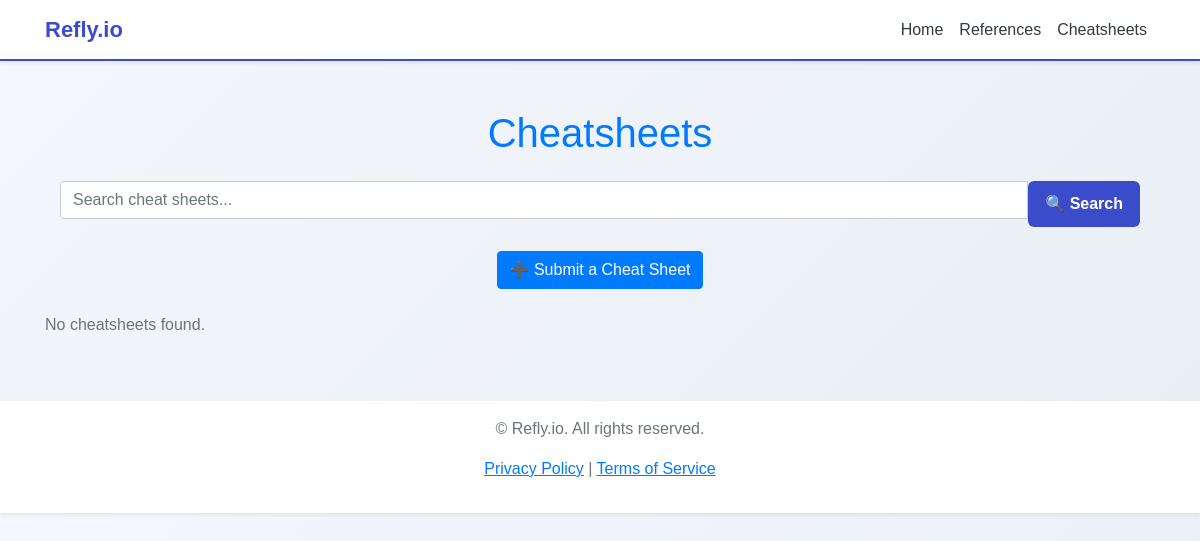
The app's page /cheatsheets/lists/, older data.
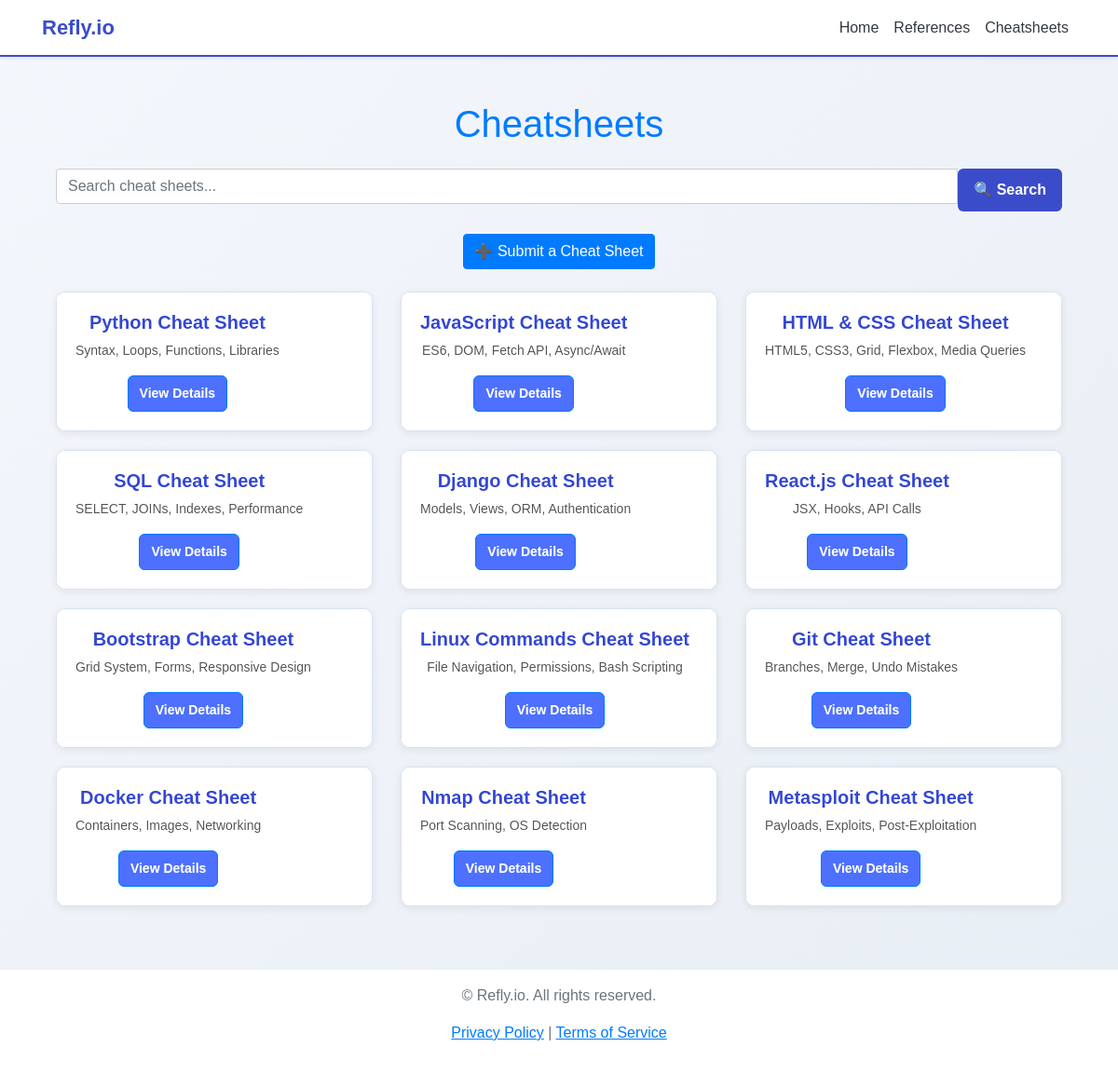
The same page, newer data.
### refly/models.py (models this page shows, shortened)
class CheatSheet(models.Model):
    title = models.CharField(max_length=255)
    category = models.CharField(max_length=100)
    content = models.TextField()
    created_at = models.DateTimeField(auto_now_add=True)

### refly/views.py (the view)
# urls.py: path('cheatsheets/lists/', cheatsheet_list, name='cheatsheet_list'),
def cheatsheet_list(request):
    query = request.GET.get('q', '')  # Get search query
    if query:
        cheatsheets = CheatSheet.objects.filter(title__icontains=query) | CheatSheet.objects.filter(category__icontains=query)
    else:
        cheatsheets = CheatSheet.objects.all()
    categories = CheatSheet.objects.values_list('category', flat=True).distinct()
    return render(request, 'cheatsheets/lists.html', {
        'cheatsheets': cheatsheets,
        'categories': categories,
        'query': query
    })

### refly/templates/cheatsheets/lists.html (shortened to what this page needs)
{% extends "refly/base.html" %}
{% load static %}
{% block content %}
<div class="container my-5">
    <h1 class="text-primary text-center">Cheatsheets</h1>
    <form method="GET" class="search-form my-4">
        <div class="input-group">
            <input type="text" name="q" class="form-control search-input" placeholder="Search cheat sheets..." value="{{ query }}">
            <button type="submit" class="btn btn-custom">🔍 Search</button>
        </div>
    </form>
    <div class="text-center mb-4">
        <a href="{% url 'submit_cheatsheet' %}" class="btn btn-primary">➕ Submit a Cheat Sheet</a>
    </div>
    <div class="row">
        {% for cheat in cheatsheets %}
            <div class="col-md-4 col-sm-6">
                <div class="cheat-card" data-category="{{ cheat.category|lower }}">
                    <div class="cheat-details">
                        <h5 class="cheat-title">{{ cheat.title }}</h5>
                        <p class="cheat-text">{{ cheat.content|truncatewords:15 }}</p>
                        <a href="{% url 'cheatsheet_detail' cheat.id %}" class="btn btn-outline-primary btn-sm">View Details</a>
                    </div>
                </div>
            </div>
        {% empty %}
            <p class="text-muted text-center">No cheatsheets found.</p>
        {% endfor %}
    </div>
</div>
{% endblock %}

### refly/templates/refly/base.html (shortened to what this page needs)
{% load static %}
<!DOCTYPE html>
<html lang="en">
<head>
  <link rel="stylesheet" href="https://stackpath.bootstrapcdn.com/bootstrap/4.5.2/css/bootstrap.min.css">
  <link rel="stylesheet" href="{% static 'refly/css/styles.css' %}">
</head>
<body>
  <nav class="navbar navbar-expand-lg navbar-light bg-white shadow-sm">
    <div class="container">
      <a class="navbar-brand text-primary font-weight-bold" href="/">Refly.io</a>
      <div class="collapse navbar-collapse" id="navbarNav">
        <ul class="navbar-nav ml-auto">
          <li class="nav-item"><a class="nav-link text-dark" href="/">Home</a></li>
          <li class="nav-item"><a class="nav-link text-dark" href="/references/">References</a></li>
          <li class="nav-item"><a class="nav-link text-dark" href="/cheatsheets/lists/">Cheatsheets</a></li>
        </ul>
      </div>
    </div>
  </nav>
  <div class="container mt-4">
    {% block content %}{% endblock %}
  </div>
  <footer class="footer bg-white text-center text-muted py-3 mt-5 shadow-sm">
    <div class="container">
      <p>&copy; {{ now.year }} Refly.io. All rights reserved.</p>
      <p>
        <a href="#" class="text-primary">Privacy Policy</a> |
        <a href="#" class="text-primary">Terms of Service</a>
      </p>
    </div>
  </footer>
</body>
</html>

### refly/static/refly/css/styles.css (style rules this page uses)
body { background: linear-gradient(135deg, #F4F7FC, #E8EEF5); color: #333; font-family: 'Arial', sans-serif; margin: 0; padding: 0; }
.navbar { background: #F8F9FA; border-bottom: 2px solid #3B4CCA; box-shadow: 0 2px 8px rgba(0, 0, 0, 0.1); }
.navbar-brand { font-size: 22px; font-weight: bold; color: #3B4CCA !important; }
.navbar-nav .nav-link { font-size: 16px; font-weight: 500; color: #555; transition: color 0.3s; }
.search-form { display: flex; justify-content: center; align-items: center; margin-bottom: 30px; }
.search-input { background: #FFFFFF; border: 1px solid #CCC; padding: 12px; font-size: 16px; color: #333; }
.btn-custom { background-color: #3B4CCA; color: white; font-weight: bold; border-radius: 6px; padding: 10px 16px; transition: background 0.3s ease-in-out; }
.cheat-card { display: flex; align-items: center; justify-content: left; background-color: #FFFFFF; border: 1px solid #D1D9E6; box-shadow: 0 2px 8px rgba(0, 0, 0, 0.08); color: #333; text-align: center; padding: 20px; margin-bottom: 20px; border-radius: 10px; transition: transform 0.3s, box-shadow 0.3s; }
.cheat-card h5 { font-weight: bold; color: #3B4CCA; }
.cheat-card p { color: #555; font-size: 14px; }
.cheat-card .btn { background-color: #5271FF; color: white; font-weight: bold; border-radius: 6px; padding: 8px 12px; transition: background 0.3s ease-in-out; }
.cheat-card h5, .cheat-card p { opacity: 1 !important; }
.cheat-card { filter: brightness(100%) contrast(110%); }
footer { background: #3B4CCA; color: #FFF; text-align: center; padding: 20px; margin-top: 50px; box-shadow: 0 -2px 10px rgba(0, 0, 0, 0.1); }
footer a { color: #FFF; text-decoration: underline; transition: color 0.3s; }

Row changes from the older to the newer data that the page shows:
added CheatSheet: title "Python Cheat Sheet", content "Syntax, Loops, Functions, Libraries"
added CheatSheet: title "JavaScript Cheat Sheet", content "ES6, DOM, Fetch API, Async/Await"
added CheatSheet: title "HTML & CSS Cheat Sheet", content "HTML5, CSS3, Grid, Flexbox, Media Queries"
added CheatSheet: title "SQL Cheat Sheet", content "SELECT, JOINs, Indexes, Performance"
added CheatSheet: title "Django Cheat Sheet", content "Models, Views, ORM, Authentication"
added CheatSheet: title "React.js Cheat Sheet", content "JSX, Hooks, API Calls"
added CheatSheet: title "Bootstrap Cheat Sheet", content "Grid System, Forms, Responsive Design"
added CheatSheet: title "Linux Commands Cheat Sheet", content "File Navigation, Permissions, Bash Scripting"
added CheatSheet: title "Git Cheat Sheet", content "Branches, Merge, Undo Mistakes"
added CheatSheet: title "Docker Cheat Sheet", content "Containers, Images, Networking"
added CheatSheet: title "Nmap Cheat Sheet", content "Port Scanning, OS Detection"
added CheatSheet: title "Metasploit Cheat Sheet", content "Payloads, Exploits, Post-Exploitation"
Text that changed along with them:
text no longer shown: "No cheatsheets found."
